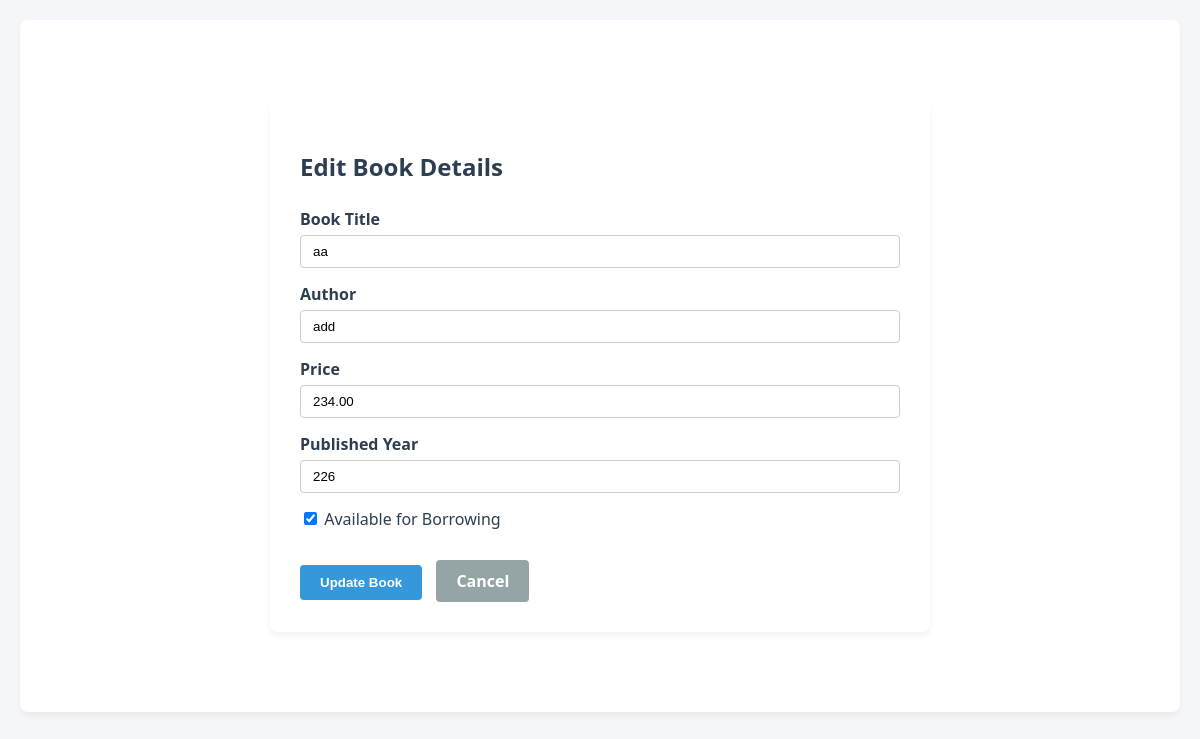
Before: /edit/4/ with the older database file.
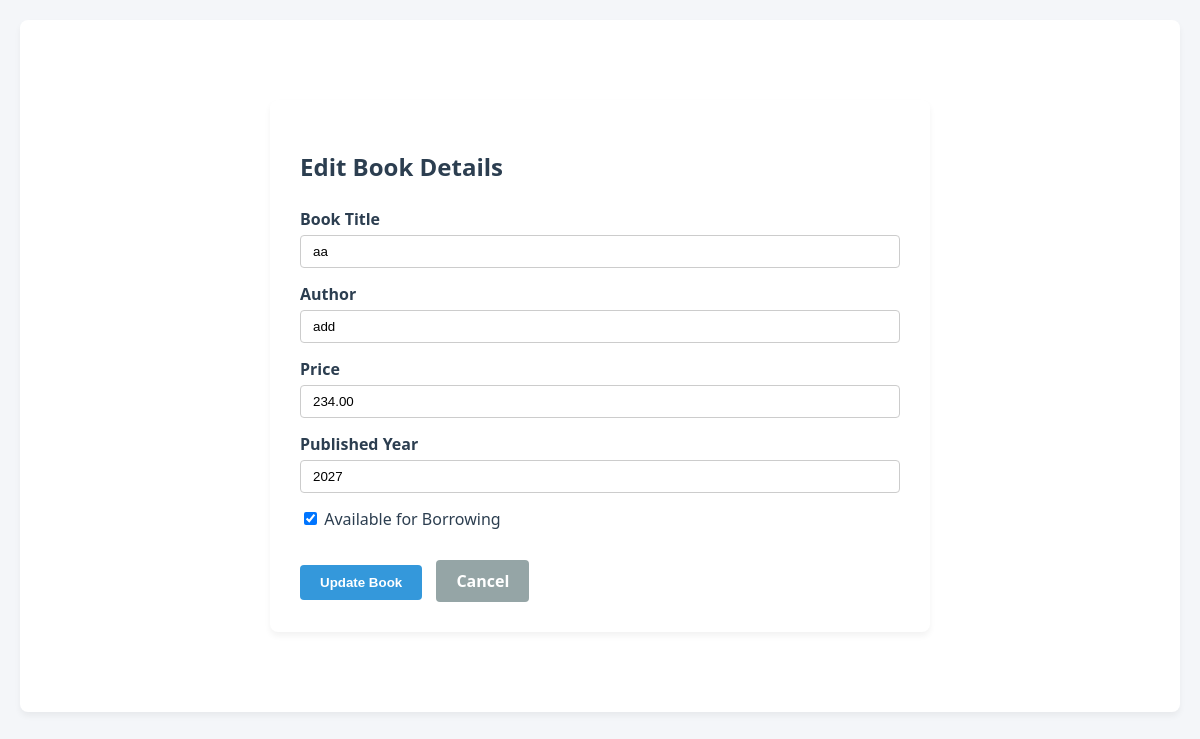
After: the same page with the newer database file.
### books/models.py (models this page shows, shortened)
class Book(models.Model):
    title = models.CharField(max_length=200)
    author = models.CharField(max_length=100)
    price = models.DecimalField(max_digits=8, decimal_places=2)
    published_year = models.IntegerField()
    available = models.BooleanField(default=True)
    CATEGORY_CHOICES = [
        ('Fiction', 'Fiction'),
        ('Science', 'Science & Tech'),
        ('History', 'History'),
        ('Biography', 'Biography'),
        ('General', 'General'),
    ]
    category = models.CharField(max_length=50, choices=CATEGORY_CHOICES, default='General')

### books/views.py (the view)
# urls.py: path("edit/<int:id>/", edit_book, name="edit-book"),
def edit_book(request, id):
    book = get_object_or_404(Book, id=id)
    if request.method == "POST":
        form = BookForm(request.POST, instance=book)
        if form.is_valid():
            form.save()
            messages.success(request, "Book updated successfully!")
            return redirect("book-list")
    else:
        form = BookForm(instance=book)
    return render(request, "books/edit_book.html", {"form": form, "book": book})

### books/forms.py
class BookForm(forms.ModelForm):
    class Meta:
        model = Book
        fields = ['title', 'author', 'price', 'published_year', 'available']
        widgets = {
            'title': forms.TextInput(attrs={'class': 'form-control', 'placeholder': 'Enter book title'}),
            'author': forms.TextInput(attrs={'class': 'form-control', 'placeholder': 'Enter author name'}),
            'price': forms.NumberInput(attrs={'class': 'form-control', 'placeholder': 'Enter price', 'step': '0.01'}),
            'published_year': forms.NumberInput(attrs={'class': 'form-control', 'placeholder': 'Enter publication year'}),
            'available': forms.CheckboxInput(attrs={'class': 'form-check-input'}),
        }

### books/templates/books/edit_book.html (shortened to what this page needs)
{% load static %}
<!DOCTYPE html>
<html lang="en">
<head>
    <link rel="stylesheet" href="{% static 'books/style.css' %}">
</head>
<body>
    <div class="container">
        <div class="form-card">
            <h2 style="color: #2c3e50; margin-bottom: 25px;">Edit Book Details</h2>
            <form method="post" novalidate>
                <div class="form-group">
                    <label for="{{ form.title.id_for_label }}" class="form-label">Book Title</label>
                    {{ form.title }}
                </div>
                <div class="form-group">
                    <label for="{{ form.author.id_for_label }}" class="form-label">Author</label>
                    {{ form.author }}
                </div>
                <div class="form-group">
                    <label for="{{ form.price.id_for_label }}" class="form-label">Price</label>
                    {{ form.price }}
                </div>
                <div class="form-group">
                    <label for="{{ form.published_year.id_for_label }}" class="form-label">Published Year</label>
                    {{ form.published_year }}
                </div>
                <div class="form-group">
                    <label class="form-label" style="display: inline-block; font-weight: normal; cursor: pointer;">
                        {{ form.available }} Available for Borrowing
                    </label>
                </div>
                <div style="margin-top: 25px;">
                    <button type="submit" class="btn-submit">Update Book</button>
                    <a href="{% url 'book-list' %}" class="btn-cancel">Cancel</a>
                </div>
            </form>
        </div>
    </div>
</body>
</html>

Changed rows visible on the page:
changed Book "aa": published_year "226" → "2027"
